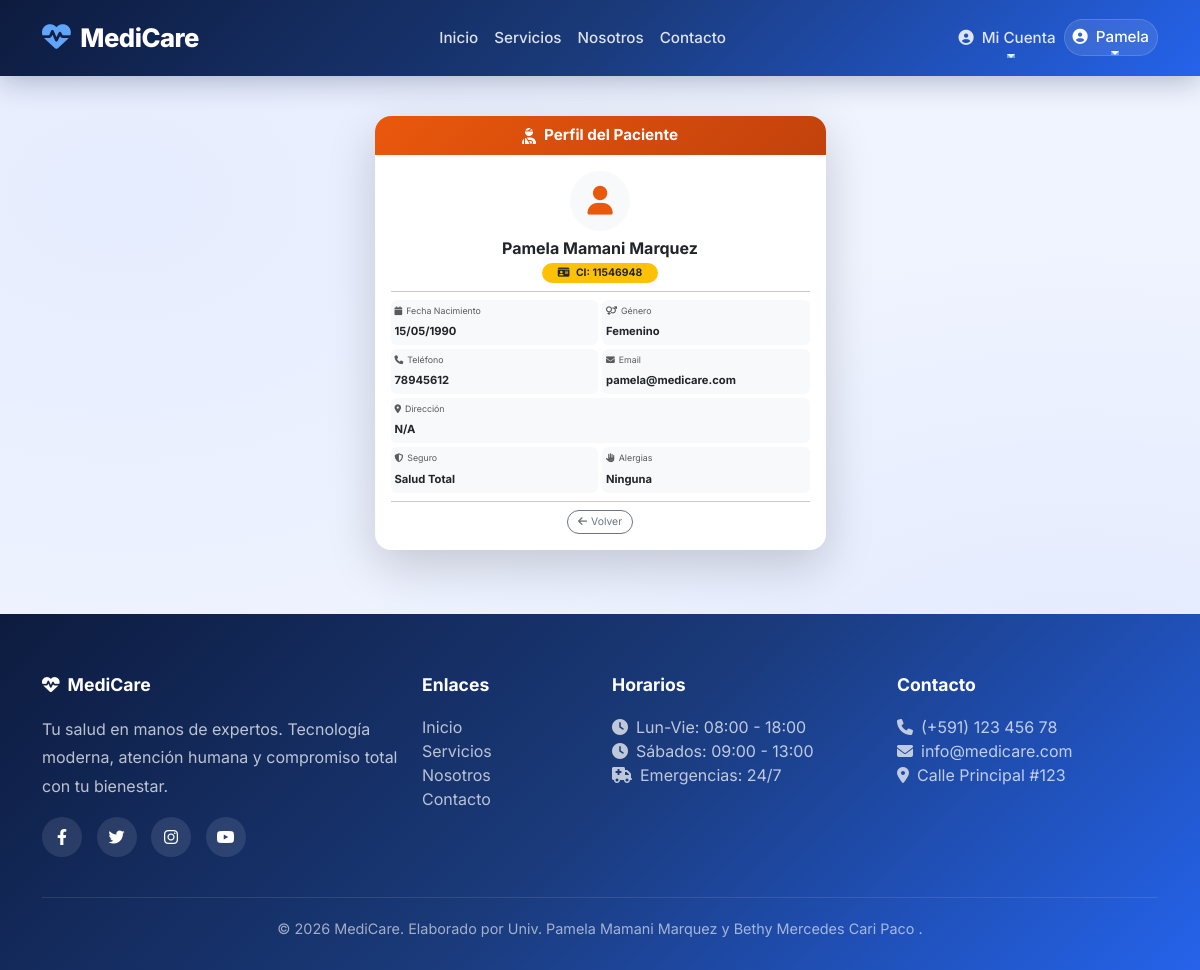
Screenshot of /pacientes/1 (signed in) with the database file from the repository.
### app/models/usuario.py (models this page shows, shortened)
class Usuario(UserMixin, db.Model):
    __tablename__ = 'usuarios'
    id = db.Column(db.Integer, primary_key=True)
    username = db.Column(db.String(80), unique=True, nullable=False)
    email = db.Column(db.String(120), unique=True, nullable=False)
    password_hash = db.Column(db.String(200), nullable=False)
    rol = db.Column(db.String(20), nullable=False, default='paciente')
    nombres = db.Column(db.String(100))
    apellidos = db.Column(db.String(100))
    ci = db.Column(db.String(20))
    telefono = db.Column(db.String(20))
    fecha_registro = db.Column(db.DateTime, default=datetime.utcnow)
    activo = db.Column(db.Boolean, default=True)
    paciente = db.relationship('Paciente', back_populates='usuario', uselist=False)
    medico = db.relationship('Medico', back_populates='usuario', uselist=False)
    def is_admin(self):
        return self.rol == 'admin'
    def is_medico(self):
        return self.rol == 'medico'
    def is_recepcionista(self):
        return self.rol == 'recepcionista'
    def is_paciente(self):
        return self.rol == 'paciente'

### app/models/paciente.py (models this page shows, shortened)
class Paciente(db.Model):
    __tablename__ = 'pacientes'
    id = db.Column(db.Integer, primary_key=True)
    usuario_id = db.Column(db.Integer, db.ForeignKey('usuarios.id'), unique=True)
    ci = db.Column(db.String(20), unique=True, nullable=False)
    nombres = db.Column(db.String(100), nullable=False)
    apellidos = db.Column(db.String(100), nullable=False)
    fecha_nacimiento = db.Column(db.Date)
    genero = db.Column(db.String(10))
    telefono = db.Column(db.String(20))
    direccion = db.Column(db.String(200))
    email = db.Column(db.String(120))
    seguro_medico = db.Column(db.String(100))
    alergias = db.Column(db.Text)
    fecha_registro = db.Column(db.DateTime, default=datetime.utcnow)
    usuario = db.relationship('Usuario', back_populates='paciente', uselist=False)
    citas = db.relationship('Cita', back_populates='paciente')
    historial = db.relationship('HistorialClinico', back_populates='paciente')

### app/pacientes/routes.py (the view)
@bp_paciente.route('/<int:id>')
@login_required
def show(id):
    paciente = Paciente.query.get_or_404(id)
    if current_user.is_paciente() and paciente.usuario_id != current_user.id:
        flash('⛔ No tienes permisos para ver este perfil.', 'danger')
        return redirect(url_for('core.landing'))
    return render_template('pacientes/show.html', paciente=paciente)

### templates/pacientes/show.html (shortened to what this page needs)
{% extends "base.html" %}
{% block content %}
<div class="container py-4">
    <div class="row justify-content-center">
        <div class="col-lg-5 col-md-7">
            <div class="card border-0 shadow-lg rounded-4 overflow-hidden">
                <div class="card-header text-center border-0 py-2" style="background: linear-gradient(135deg, #ea580c, #c2410c);">
                    <div class="d-flex align-items-center justify-content-center gap-2">
                        <i class="fas fa-user-injured text-white" style="font-size: 1rem;"></i>
                        <span class="fw-bold text-white" style="font-size: 0.95rem;">
                            Perfil del Paciente
                        </span>
                    </div>
                </div>
                <div class="card-body p-3">
                    <div class="text-center mb-2">
                        <div class="bg-light rounded-circle d-flex align-items-center justify-content-center mx-auto"
                             style="width: 60px; height: 60px;">
                            <i class="fas fa-user" style="font-size: 1.8rem; color: #ea580c;"></i>
                        </div>
                        <h6 class="fw-bold mt-2 mb-0">{{ paciente.nombres }} {{ paciente.apellidos }}</h6>
                        <span class="badge bg-warning text-dark rounded-pill px-3 py-1" style="font-size: 0.65rem;">
                            <i class="fas fa-id-card me-1"></i> CI: {{ paciente.ci }}
                        </span>
                    </div>
                    <hr class="my-2">
                    <div class="row g-1">
                        <div class="col-6">
                            <div class="p-1 bg-light rounded-2">
                                <small class="text-muted d-block" style="font-size: 0.55rem;"><i class="fas fa-calendar me-1"></i>Fecha Nacimiento</small>
                                <strong style="font-size: 0.7rem;">{{ paciente.fecha_nacimiento.strftime('%d/%m/%Y') if paciente.fecha_nacimiento else 'N/A' }}</strong>
                            </div>
                        </div>
                        <div class="col-6">
                            <div class="p-1 bg-light rounded-2">
                                <small class="text-muted d-block" style="font-size: 0.55rem;"><i class="fas fa-venus-mars me-1"></i>Género</small>
                                <strong style="font-size: 0.7rem;">{{ paciente.genero or 'N/A' }}</strong>
                            </div>
                        </div>
                        <div class="col-6">
                            <div class="p-1 bg-light rounded-2">
                                <small class="text-muted d-block" style="font-size: 0.55rem;"><i class="fas fa-phone me-1"></i>Teléfono</small>
                                <strong style="font-size: 0.7rem;">{{ paciente.telefono or 'N/A' }}</strong>
                            </div>
                        </div>
                        <div class="col-6">
                            <div class="p-1 bg-light rounded-2">
                                <small class="text-muted d-block" style="font-size: 0.55rem;"><i class="fas fa-envelope me-1"></i>Email</small>
                                <strong style="font-size: 0.7rem;">{{ paciente.email or 'N/A' }}</strong>
                            </div>
                        </div>
                        <div class="col-12">
                            <div class="p-1 bg-light rounded-2">
                                <small class="text-muted d-block" style="font-size: 0.55rem;"><i class="fas fa-map-marker-alt me-1"></i>Dirección</small>
                                <strong style="font-size: 0.7rem;">{{ paciente.direccion or 'N/A' }}</strong>
                            </div>
                        </div>
                        <div class="col-6">
                            <div class="p-1 bg-light rounded-2">
                                <small class="text-muted d-block" style="font-size: 0.55rem;"><i class="fas fa-shield-alt me-1"></i>Seguro</small>
                                <strong style="font-size: 0.7rem;">{{ paciente.seguro_medico or 'N/A' }}</strong>
                            </div>
                        </div>
                        <div class="col-6">
                            <div class="p-1 bg-light rounded-2">
                                <small class="text-muted d-block" style="font-size: 0.55rem;"><i class="fas fa-allergies me-1"></i>Alergias</small>
                                <strong style="font-size: 0.7rem;">{{ paciente.alergias or 'Ninguna' }}</strong>
                            </div>
                        </div>
                    </div>
                    <hr class="my-2">
                    <div class="d-flex gap-1 mt-1 justify-content-center">
                        <a href="{{ url_for('paciente.index') }}" class="btn btn-outline-secondary btn-sm rounded-pill px-3" style="font-size: 0.65rem;">
                            <i class="fas fa-arrow-left me-1"></i>Volver
                        </a>
                    </div>
                </div>
            </div>
        </div>
    </div>
</div>
{% endblock %}

### templates/base.html (shortened to what this page needs)
<!DOCTYPE html>
<html lang="es">
<head>
    <link href="https://cdn.jsdelivr.net/npm/bootstrap@5.3.0/dist/css/bootstrap.min.css" rel="stylesheet">
    <link rel="stylesheet" href="https://cdnjs.cloudflare.com/ajax/libs/font-awesome/6.4.0/css/all.min.css">
</head>
<body>
    <nav class="navbar navbar-expand-lg navbar-custom">
        <div class="container">
            <a class="navbar-brand" href="{{ url_for('core.landing') }}">
                <i class="fas fa-heartbeat"></i>MediCare
            </a>
            <div class="collapse navbar-collapse" id="navbarNav">
                <ul class="navbar-nav mx-auto">
                    <li class="nav-item">
                        <a class="nav-link" href="{{ url_for('core.landing') }}">Inicio</a>
                    </li>
                    <li class="nav-item">
                        <a class="nav-link" href="{{ url_for('core.servicios') }}">Servicios</a>
                    </li>
                    <li class="nav-item">
                        <a class="nav-link" href="{{ url_for('core.about') }}">Nosotros</a>
                    </li>
                    <li class="nav-item">
                        <a class="nav-link" href="{{ url_for('core.contacto') }}">Contacto</a>
                    </li>
                </ul>
                <ul class="navbar-nav">
                    {% if current_user.is_authenticated %}
                        {% if current_user.is_admin() %}
                        <li class="nav-item dropdown">
                            <a class="nav-link dropdown-toggle text-white" href="#" id="adminDropdown" role="button" data-bs-toggle="dropdown">
                                <i class="fas fa-cogs me-1"></i> Administración
                            </a>
                            <ul class="dropdown-menu dropdown-menu-custom">
                                <li><a class="dropdown-item" href="{{ url_for('admin.dashboard') }}">
                                    <i class="fas fa-chart-line me-2"></i>Dashboard
                                </a></li>
                                <li><a class="dropdown-item" href="{{ url_for('admin.usuarios') }}">
                                    <i class="fas fa-users-cog me-2"></i>Usuarios
                                </a></li>
                                <li><a class="dropdown-item" href="{{ url_for('medico.index') }}">
                                    <i class="fas fa-user-md me-2"></i>Médicos
                                </a></li>
                                <li><a class="dropdown-item" href="{{ url_for('paciente.index') }}">
                                    <i class="fas fa-user-injured me-2"></i>Pacientes
                                </a></li>
                                <li><a class="dropdown-item" href="{{ url_for('cita.index') }}">
                                    <i class="fas fa-calendar-check me-2"></i>Citas
                                </a></li>
                                <li><a class="dropdown-item" href="{{ url_for('historial.index') }}">
                                    <i class="fas fa-history me-2"></i>Historial
                                </a></li>
                                <li><a class="dropdown-item" href="{{ url_for('factura.index') }}">
                                    <i class="fas fa-file-invoice-dollar me-2"></i>Facturación
                                <li><a class="dropdown-item" href="{{ url_for('admin.salas') }}">
                                    <i class="fas fa-door-open me-2"></i>Salas
                                </a></li>
                            </ul>
                        </li>
                        {% elif current_user.is_paciente() %}
                        <li class="nav-item dropdown">
                            <a class="nav-link dropdown-toggle text-white" href="#" id="pacienteDropdown" role="button" data-bs-toggle="dropdown">
                                <i class="fas fa-user-circle me-1"></i> Mi Cuenta
                            </a>
                        </li>
                        {% endif %}
                        <li class="nav-item dropdown user-dropdown">
                            <a class="nav-link dropdown-toggle text-white" href="#" id="userDropdown" role="button" data-bs-toggle="dropdown">
                                <i class="fas fa-user-circle me-1"></i>
                                {{ current_user.nombres }}
                            </a>
                        </li>
                    {% endif %}
                </ul>
            </div>
        </div>
    </nav>
    <main>
        {% block content %}{% endblock %}
    </main>
    <footer class="footer-custom">
        <div class="container">
            <div class="row g-4">
                <div class="col-md-4">
                    <h5><i class="fas fa-heartbeat me-2"></i>MediCare</h5>
                    <p style="opacity: 0.8; line-height: 1.8; position: relative; z-index: 1;">Tu salud en manos de expertos. Tecnología moderna, atención humana y compromiso total con tu bienestar.</p>
                    <div class="social-links mt-3">
                        <a href="#"><i class="fab fa-facebook-f"></i></a>
                        <a href="#"><i class="fab fa-twitter"></i></a>
                        <a href="#"><i class="fab fa-instagram"></i></a>
                        <a href="#"><i class="fab fa-youtube"></i></a>
                    </div>
                </div>
                <div class="col-md-2">
                    <h5>Enlaces</h5>
                    <ul class="list-unstyled">
                        <li><a href="{{ url_for('core.landing') }}">Inicio</a></li>
                        <li><a href="{{ url_for('core.servicios') }}">Servicios</a></li>
                        <li><a href="{{ url_for('core.about') }}">Nosotros</a></li>
                        <li><a href="{{ url_for('core.contacto') }}">Contacto</a></li>
                    </ul>
                </div>
                <div class="col-md-3">
                    <h5>Horarios</h5>
                    <ul class="list-unstyled" style="opacity: 0.8;">
                        <li><i class="fas fa-clock me-2"></i>Lun-Vie: 08:00 - 18:00</li>
                        <li><i class="fas fa-clock me-2"></i>Sábados: 09:00 - 13:00</li>
                        <li><i class="fas fa-ambulance me-2"></i>Emergencias: 24/7</li>
                    </ul>
                </div>
                <div class="col-md-3">
                    <h5>Contacto</h5>
                    <ul class="list-unstyled" style="opacity: 0.8;">
                        <li><i class="fas fa-phone me-2"></i>(+591) 123 456 78</li>
                        <li><i class="fas fa-envelope me-2"></i>info@medicare.com</li>
                        <li><i class="fas fa-map-marker-alt me-2"></i>Calle Principal #123</li>
                    </ul>
                </div>
            </div>
            <div class="footer-bottom">
                <p class="mb-0">&copy; 2026 MediCare. Elaborado por Univ. Pamela Mamani Marquez y Bethy Mercedes Cari Paco .</p>
            </div>
        </div>
    </footer>
</body>
</html>

### rows the page displays
Usuario: nombres "Pamela"
Paciente: nombres "Pamela", apellidos "Mamani Marquez", ci "11546948", fecha_nacimiento "15/05/1990", genero "Femenino", telefono "78945612", email "pamela@medicare.com", direccion "N/A", seguro_medico "Salud Total", alergias "Ninguna"
